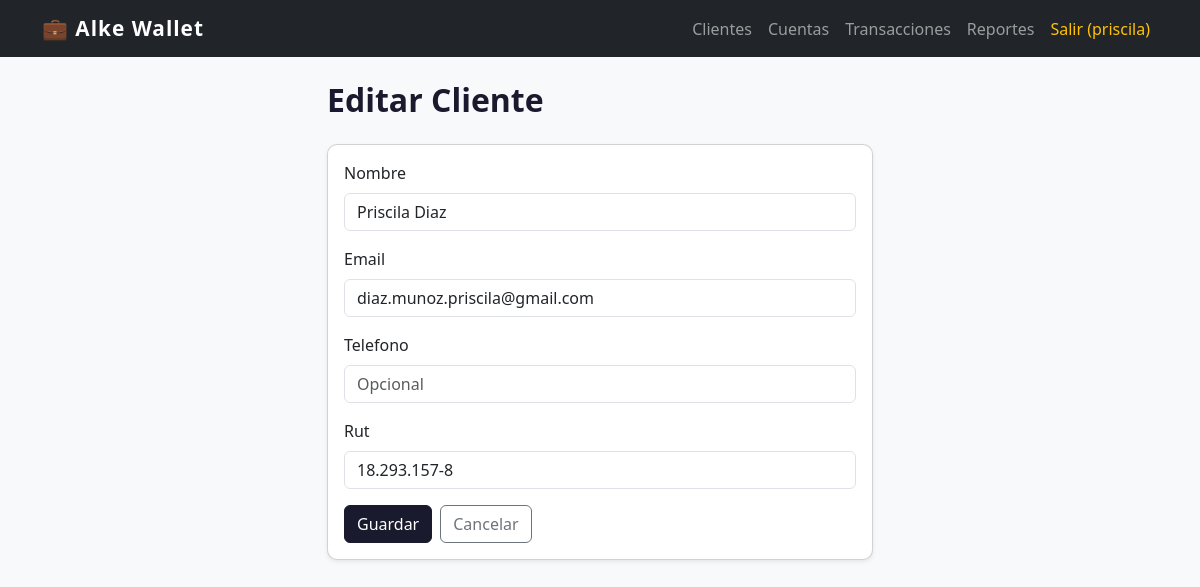
/clientes/1/editar/ (signed in), run on the app's committed database.
### gestion/models.py (models this page shows, shortened)
class Cliente(models.Model):
    usuario = models.OneToOneField(User, on_delete=models.CASCADE, null=True, blank=True)
    nombre = models.CharField(max_length=100)
    email = models.EmailField(unique=True)
    telefono = models.CharField(max_length=20, blank=True, null=True)
    rut = models.CharField(max_length=15, unique=True)
    fecha_registro = models.DateTimeField(auto_now_add=True)
    class Meta:
        ordering = ['nombre']

### gestion/views.py (the view)
# urls.py: path('clientes/<int:pk>/editar/', views.cliente_editar, name='cliente_editar'),
@login_required
def cliente_editar(request, pk):
    cliente = get_object_or_404(Cliente, pk=pk)
    if request.method == 'POST':
        form = ClienteForm(request.POST, instance=cliente)
        if form.is_valid():
            form.save()
            messages.success(request, 'Cliente actualizado.')
            return redirect('cliente_lista')
    else:
        form = ClienteForm(instance=cliente)
    return render(request, 'gestion/cliente_form.html', {
        'form': form,
        'titulo': 'Editar Cliente'
    })

### gestion/forms.py
class ClienteForm(forms.ModelForm):
    class Meta:
        model = Cliente
        fields = ['nombre', 'email', 'telefono', 'rut']
        widgets = {
            'nombre': forms.TextInput(attrs={'class': 'form-control', 'placeholder': 'Nombre completo'}),
            'email': forms.EmailInput(attrs={'class': 'form-control'}),
            'telefono': forms.TextInput(attrs={'class': 'form-control', 'placeholder': 'Opcional'}),
            'rut': forms.TextInput(attrs={'class': 'form-control'}),
        }

### templates/gestion/cliente_form.html (shortened to what this page needs)
{% extends 'base.html' %}
{% block content %}
<div class="row justify-content-center">
    <div class="col-md-6">
        <h2 class="mb-4">{{ titulo }}</h2>
        <div class="card shadow-sm">
            <div class="card-body">
                <form method="post">
                    {% for field in form %}
                    <div class="mb-3">
                        <label class="form-label">{{ field.label }}</label>
                        {{ field }}
                    </div>
                    {% endfor %}
                    <div class="d-flex gap-2">
                        <button type="submit" class="btn btn-dark">Guardar</button>
                        <a href="{% url 'cliente_lista' %}" class="btn btn-outline-secondary">Cancelar</a>
                    </div>
                </form>
            </div>
        </div>
    </div>
</div>
{% endblock %}

### templates/base.html (shortened to what this page needs)
<!DOCTYPE html>
<html lang="es">
<head>
    <link href="https://cdn.jsdelivr.net/npm/bootstrap@5.3.0/dist/css/bootstrap.min.css" rel="stylesheet">
    {% load static %}
    <link rel="stylesheet" href="{% static 'css/estilos.css' %}">
</head>
<body>
    <nav class="navbar navbar-expand-lg navbar-dark bg-dark">
        <div class="container">
            <a class="navbar-brand fw-bold" href="{% url 'dashboard' %}">💼 Alke Wallet</a>
            <div class="navbar-nav ms-auto">
                {% if user.is_authenticated %}
                    <a class="nav-link" href="{% url 'cliente_lista' %}">Clientes</a>
                    <a class="nav-link" href="{% url 'cuenta_lista' %}">Cuentas</a>
                    <a class="nav-link" href="{% url 'transaccion_lista' %}">Transacciones</a>
                    <a class="nav-link" href="{% url 'reporte_saldos' %}">Reportes</a>
                    <a class="nav-link text-warning" href="{% url 'logout' %}">Salir ({{ user.username }})</a>
                {% else %}
                    <a class="nav-link" href="{% url 'login' %}">Iniciar sesión</a>
                {% endif %}
            </div>
        </div>
    </nav>
    <div class="container mt-4">
        {% block content %}{% endblock %}
    </div>
</body>
</html>

### static/css/estilos.css (style rules this page uses)
body { background-color: #f8f9fa; font-family: 'Segoe UI', sans-serif; }
.navbar-brand { font-size: 1.3rem; letter-spacing: 1px; }
.card { border-radius: 10px; }
.btn-dark { background-color: #1a1a2e; border-color: #1a1a2e; }
h2 { font-weight: 700; color: #1a1a2e; }

### data on the page
Cliente: form "Priscila Diaz" "diaz.munoz.priscila@gmail.com" "18.293.157-8"

### other printed values
{{ user.username }} "priscila"
{{ titulo }} "Editar Cliente"
{{ field.label }} "Nombre" "Email" "Telefono" "Rut"
